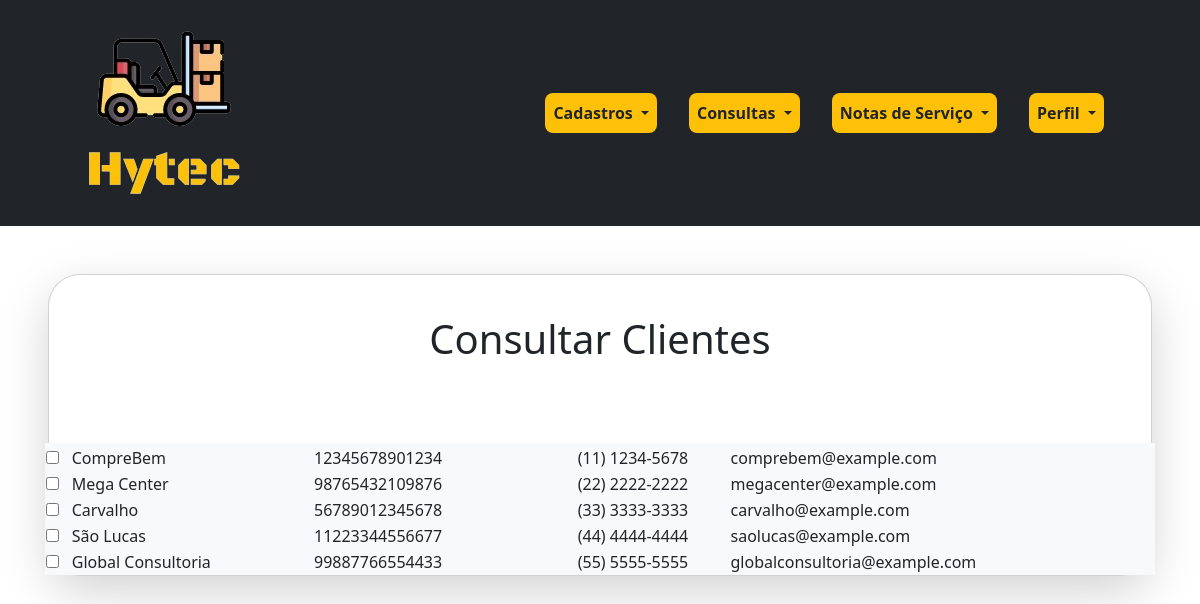
Screenshot of /consultar-cliente.php with the database file from the repository.
### tables this page shows
CREATE TABLE cliente(
id INT(4) AUTO_INCREMENT PRIMARY KEY,
razaoSocial VARCHAR(50) NOT NULL,
nomeFantasia VARCHAR(50) NOT NULL,
dataFundacao DATE NOT NULL,
cnpj VARCHAR(18) NOT NULL UNIQUE,
email VARCHAR(50) NOT NULL UNIQUE,
telefone VARCHAR(15) NOT NULL UNIQUE
);

### consultar-cliente.php (the view, shortened to what this page needs)
<!doctype html>
<html lang="pt-br" data-bs-theme="darkAndYellow">
<head>
	<link href="https://cdn.jsdelivr.net/npm/bootstrap@5.3.2/dist/css/bootstrap.min.css" rel="stylesheet">
	<link rel="stylesheet" href="https://cdn.jsdelivr.net/npm/bootstrap-icons@1.10.2/font/bootstrap-icons.css">
	<link rel="stylesheet" href="https://unpkg.com/bootstrap-table@1.22.1/dist/bootstrap-table.min.css">
	<link rel="stylesheet" href="assets/css/global.css">
	<link rel="stylesheet" href="assets/css/consultar-estoque.css">
</head>
<body>
	<?php
	$html_content = file_get_contents('shared/navBar.html');
	echo $html_content;
	include 'backend/env.php';
	$con = new mysqli($DB_HOSTNAME, $DB_USERNAME, $DB_PASSWORD, $DB_DATABASE);
	$sql = "SELECT nomeFantasia,cnpj,telefone,email FROM cliente;;";
	$result = $con->query($sql);
	?>
	<form>
		<div class="card  m-5 shadow-lg rounded-5" id="container">
			<div class="p-2" id="containerResultado">
				<div class="row g-3 needs-validation d-flex justify-content-center">
					<h1 class="text-center my-5 text-dark">Consultar Clientes</h1>
				</div>
			</div>
			<div class=" mx-1 mt-4 " id="containerResultado">
				<div class="row g-3 needs-validation d-flex justify-content-center">
					<table id="table" class="bg-light" data-toggle="table" data-filter-control="true" data-click-to-select="true" data-toolbar="#toolbar" data-buttons-prefix="btn" data-footer-formatter="teste" data-show-footer="true" data-show-print="true" data-mobile-responsive="true" data-show-columns="true" data-show-refresh="true" data-show-pagination-switch="true" data-show-toggle="true" data-buttons="buttons" data-show-export="true">
						<thead>
							<tr>
								<th class="text-dark" data-field="state" data-checkbox="true"></th>
								<th class="text-dark" data-field="cliente" data-alignment-select-control-options="auto" data-filter-control="select" data-searchable="true"></th>
								<th class="text-dark" data-field="cnpj" data-alignment-select-control-options="auto" data-filter-control="input" data-sortable="true"></th>
								<th class="text-dark" data-field="telefone" data-alignment-select-control-options="auto" data-filter-control="input" data-alignment-select-control-options="right"></th>
								<th class="text-dark" data-field="email" data-alignment-select-control-options="auto" data-filter-control="input"></th>
							</tr>
						</thead>
						<tbody>
						<?php
                                if ($result->num_rows > 0) {
                                    while ($row = $result->fetch_assoc()) {
                                        $nomeFantasia = $row['nomeFantasia'];
										$cnpj = $row['cnpj'];
										$telefone = $row['telefone'];
										$email = $row['email'];
                                        echo "<tr>
										<td class='bs-checkbox '><input data-index='0' name='btSelectItem' type='checkbox'></td>
										<td class='text-dark'>$nomeFantasia</td>
										<td class='text-dark'>$cnpj</td>
										<td class='text-dark text-center'>$telefone</td>
										<td class='text-dark'>$email</td>
									</tr>";
                                    }
                                }
                                ?>
						</tbody>
					</table>
				</div>
			</div>
	</form>
</body>
</html>

### rows the page displays
cliente: nomeFantasia "CompreBem", cnpj "12345678901234", telefone "(11) 1234-5678", email "comprebem@example.com"
cliente: nomeFantasia "Mega Center", cnpj "98765432109876", telefone "(22) 2222-2222", email "megacenter@example.com"
cliente: nomeFantasia "Carvalho", cnpj "56789012345678", telefone "(33) 3333-3333", email "carvalho@example.com"
cliente: nomeFantasia "São Lucas", cnpj "11223344556677", telefone "(44) 4444-4444", email "saolucas@example.com"
cliente: nomeFantasia "Global Consultoria", cnpj "99887766554433", telefone "(55) 5555-5555", email "globalconsultoria@example.com"

### other values shown
$html_content "Cadastros Consultas Notas de Serviço Perfil"
